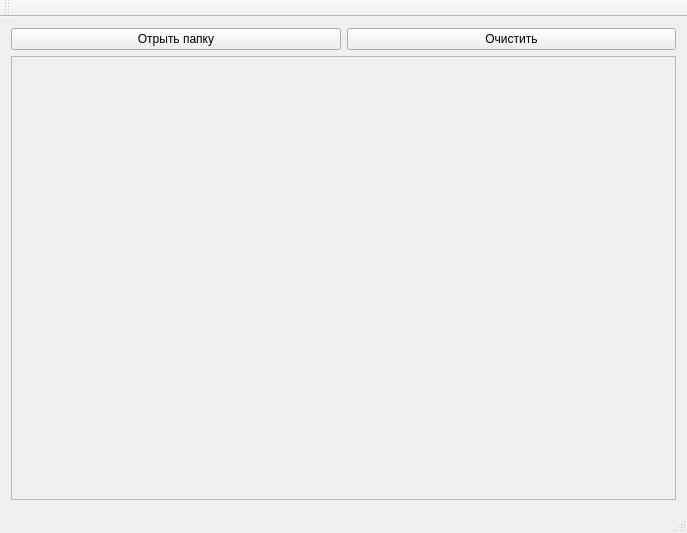
<?xml version="1.0" encoding="UTF-8"?>
<ui version="4.0">
 <class>MainWindow</class>
 <widget class="QMainWindow" name="MainWindow">
  <property name="geometry">
   <rect>
    <x>0</x>
    <y>0</y>
    <width>687</width>
    <height>533</height>
   </rect>
  </property>
  <property name="windowTitle">
   <string>MainWindow</string>
  </property>
  <widget class="QWidget" name="centralWidget">
   <layout class="QVBoxLayout" name="verticalLayout">
    <item>
     <layout class="QHBoxLayout" name="horizontalLayout_4">
      <item>
       <widget class="QPushButton" name="openFolderButton">
        <property name="text">
         <string>Отрыть папку</string>
        </property>
       </widget>
      </item>
      <item>
       <widget class="QPushButton" name="clearButton">
        <property name="text">
         <string>Очистить</string>
        </property>
       </widget>
      </item>
     </layout>
    </item>
    <item>
     <widget class="QFrame" name="dataVisualizerFrame">
      <property name="sizePolicy">
       <sizepolicy hsizetype="Expanding" vsizetype="Expanding">
        <horstretch>0</horstretch>
        <verstretch>0</verstretch>
       </sizepolicy>
      </property>
      <property name="frameShape">
       <enum>QFrame::StyledPanel</enum>
      </property>
      <property name="frameShadow">
       <enum>QFrame::Raised</enum>
      </property>
      <layout class="QHBoxLayout" name="horizontalLayout_2"/>
     </widget>
    </item>
   </layout>
  </widget>
  <widget class="QMenuBar" name="menuBar">
   <property name="geometry">
    <rect>
     <x>0</x>
     <y>0</y>
     <width>687</width>
     <height>21</height>
    </rect>
   </property>
  </widget>
  <widget class="QToolBar" name="mainToolBar">
   <attribute name="toolBarArea">
    <enum>TopToolBarArea</enum>
   </attribute>
   <attribute name="toolBarBreak">
    <bool>false</bool>
   </attribute>
  </widget>
  <widget class="QStatusBar" name="statusBar"/>
 </widget>
 <layoutdefault spacing="6" margin="11"/>
 <resources/>
 <connections/>
</ui>
